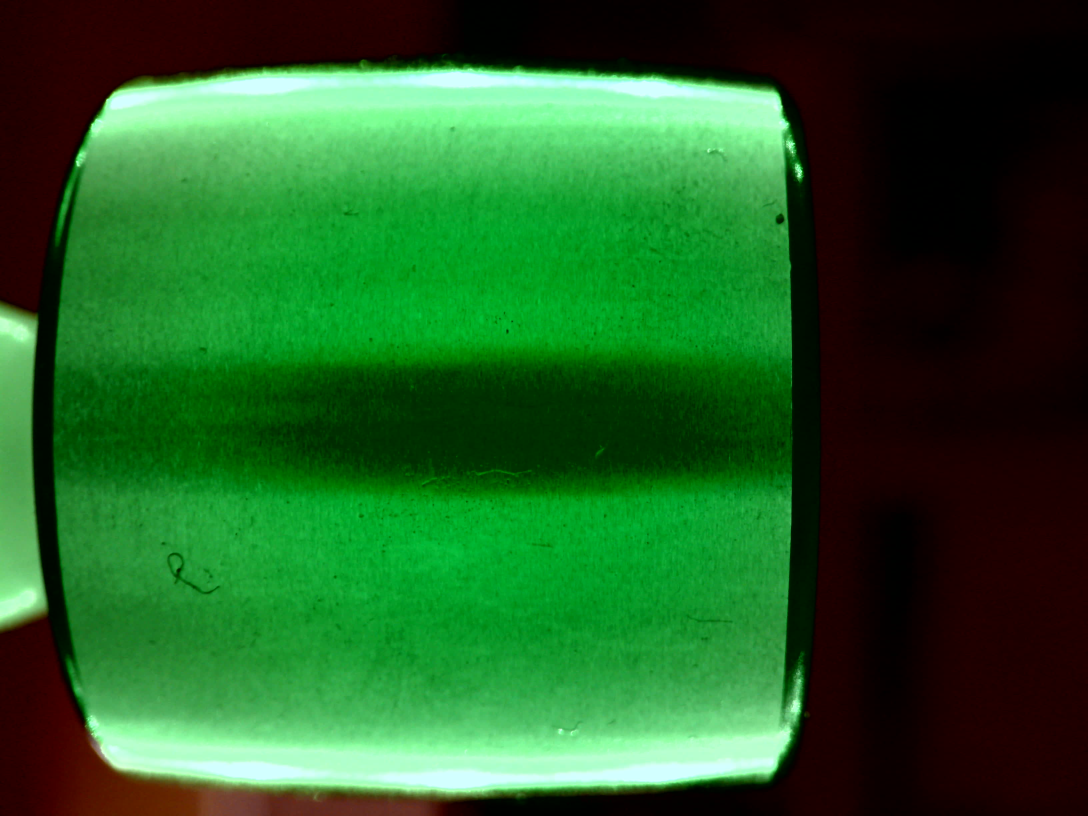
#> input picture cam/d01.jpg, 3264 x 2448 px, found by its file name (shown at 1/3 size)
$ python crop.py
#> lines starting #> are read from the running program, lines starting #| are printed output that depends on the picture; after the words box and inside, x2 and y2 are one past the last pixel; in counts of white or black regions, pixels touching at a corner belong together
### lib/image_lib.py
import sys
import os
import numpy as np
import matplotlib.pyplot as plt
from PIL import Image


def load_img(filename, size=(512, 512), color=False, array=True):

    """Load and return an image-object from the standard path."""
#> called with filename = 'd01.jpg', size = (800, 800), color = False, array = True
    path = os.getcwd()
    test_images_path = '/home/tintin/rongheng/cv/test_images/'
    os.chdir(test_images_path)
    try:
        img = Image.open(filename)
#> img is the input picture: PIL image 3264x2448 RGB; mean R, G, B 35.2, 95.7, 38.4
    except FileNotFoundError:
        print("Error: Image", filename ,"not found")
        sys.exit(1)
    # Back to original path
    os.chdir(path)

    height, width = size
    img.thumbnail((width, height))
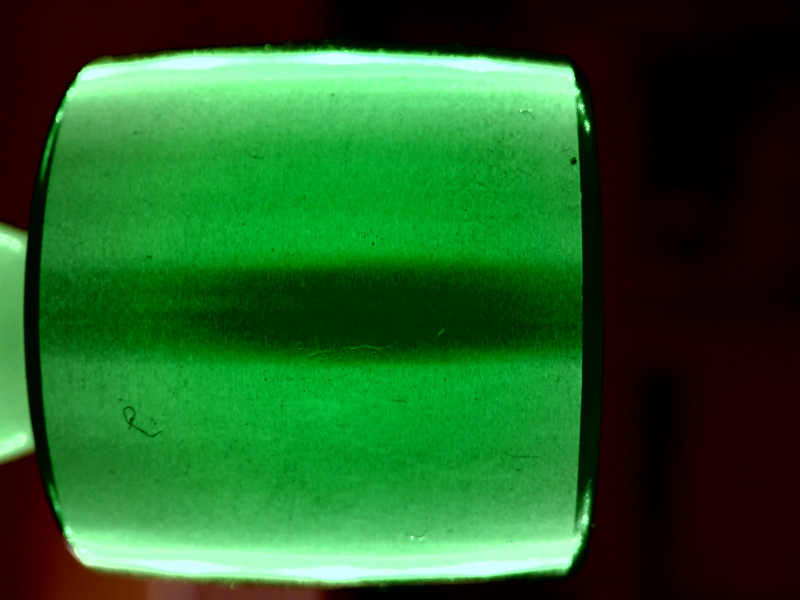
#> img: PIL image 800x600 RGB; mean R, G, B 35.3, 95.8, 38.4

    if not color:
        # convert to grayscale
        img = img.convert('L')
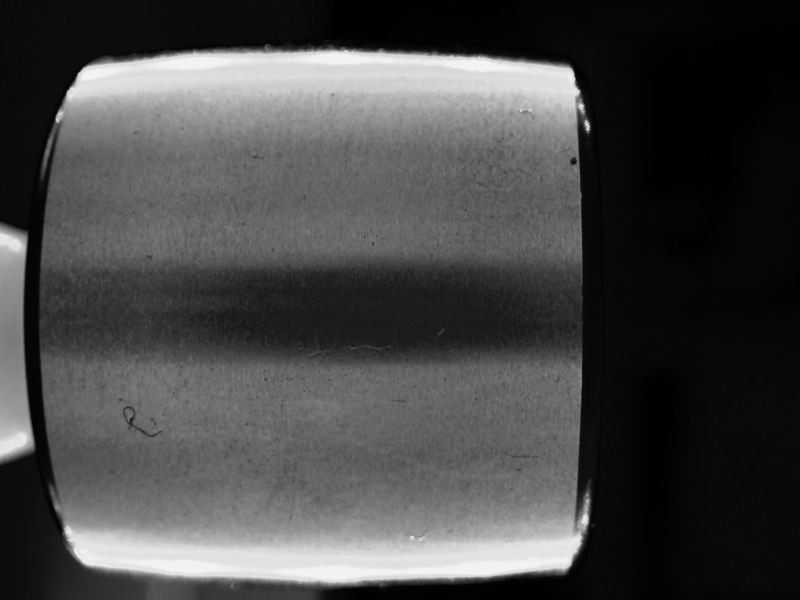
#> img: PIL image 800x600 L; min 0, max 243, mean 71.2

    if array:
        # return as np.array
        img_array = np.array(img)
        return img_array
    else:
        # return as Pillow.Image
        return img


# [78 lines left out: functions save_img, img_list, resize_img, show_hist, eq_hist, show_img and 1 more, not called in this run]


# [9 lines that do not run on import are left out]

### lib/edge_lib.py
"""Functions to calculate image derivatives."""

import numpy as np
import matplotlib.pyplot as plt
import scipy.ndimage as filters


# [50 lines left out: functions threshold, derivative, harris_response, not called in this run]


def get_points(array, threshold=0,sort=True, min_dist=0):
    """
    Return coordinates of as a dictionary, by default sorted by value in the array.
    If min_distance is set ignore other points in the vicinity.
    """

    # get coordinates of entries that are non zero
    coords = [tuple(c) for c in np.argwhere(array>threshold)]
    # ... and their values
    values = [array[x, y] for x,y in coords]

    points = []

    for i, value in enumerate(values):
        points.append(tuple([coords[i], value]))

    if sort:
        points.sort(key=lambda point: point[1], reverse=True)

    if min_dist:
        # store allowed point locations in array
        allowed_locations = np.ones(array.shape)
         # not on the edges of the image
        allowed_locations[min_dist:-min_dist, min_dist:-min_dist] = 0

        # select the best points taking min_distance into account
        filtered_points = []

        for point in points:
            x,y = point[0]

            if allowed_locations[x,y] == 0:
                filtered_points.append(point)
                allowed_locations[(x - min_dist):
                                  (x + min_dist),

                                  (y - min_dist):
                                  (y + min_dist)] = 1

            points = filtered_points
    return points


# [10 lines left out: function overlay_points, not called in this run]

### lib/crop.py
import numpy as np

import sys
sys.path.append("/home/tintin/rongheng/cv/")
from lib.image_lib import show_img, load_img
import lib.edge_lib as edge

from scipy.ndimage import morphology as morph_n

from skimage.filters import sobel
import skimage.feature as feature
import skimage.morphology as morph

from scipy import ndimage as nd


img = load_img('d01.jpg', size=(800, 800))

h, w = img.shape
#> h = 600; w = 800
size = h*w
#> size = 480000

markers = np.zeros_like(img)
markers[img > 255*0.05] = 1
markers[img > 255*0.6] = 0

erosion = morph_n.binary_erosion(markers, iterations=20)

labled, _ = nd.label(erosion)

bearing = morph.remove_small_objects(labled, size*0.2)
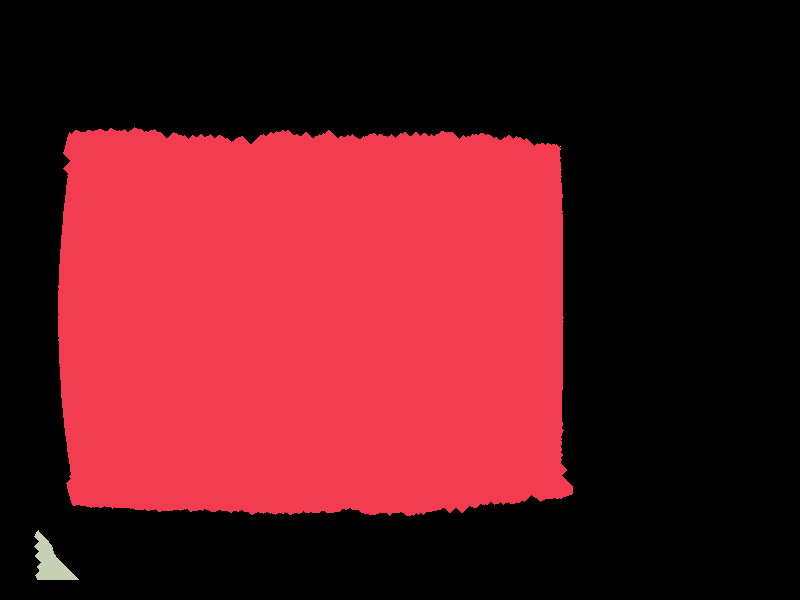
#> labled: shape (600, 800) int32; 4 distinct labels, from 0 to 3; one colour per label, 0 black

mask = morph.convex_hull_image(bearing)
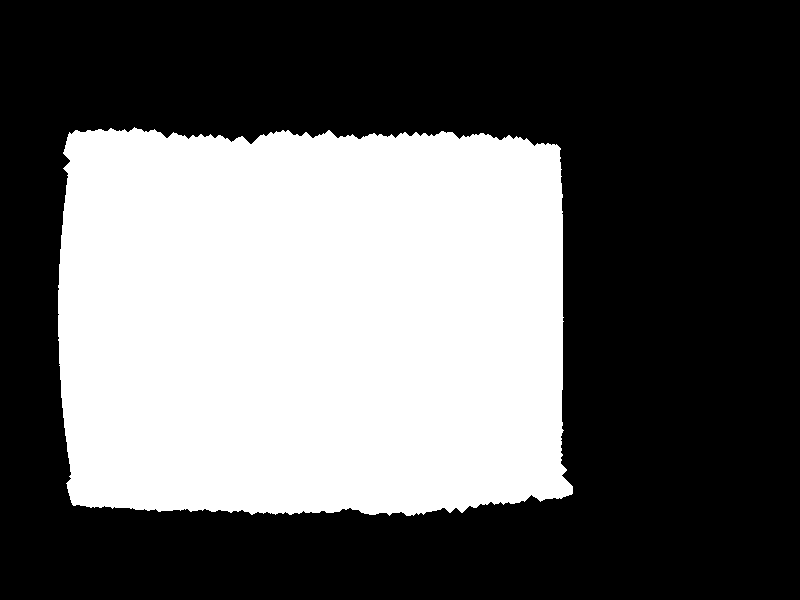
#> bearing: shape (600, 800) int32; values 0 (black) and 1 (white), 39% white; 1 white region, box (x1, y1, x2, y2) and area: (58, 127, 573, 516) 187046

inside = morph_n.binary_erosion(mask, iterations=4)
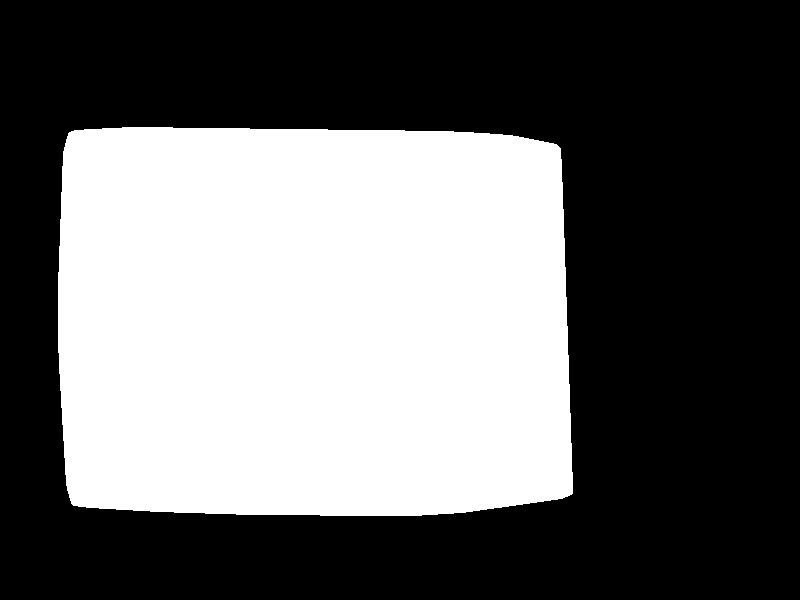
#> mask: shape (600, 800) bool; 40.1% white; 1 white region, box (x1, y1, x2, y2) and area: (58, 127, 573, 516) 192707
border = mask.astype(int) - inside.astype(int)
points = edge.get_points(border)
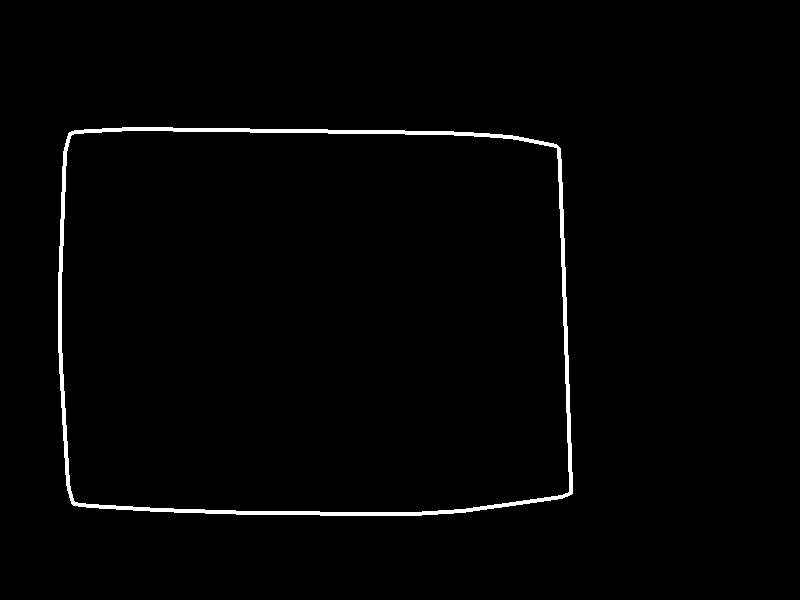
#> border: shape (600, 800) int64; values 0 (black) and 1 (white), 1.4% white; 1 white region, box (x1, y1, x2, y2) and area: (58, 127, 573, 516) 6803

import matplotlib.pyplot as plt

coords = [point[0] for point in points]
x = [coord[0] for coord in coords]
#> x = 6803 values from 127 to 515
y = [coord[1] for coord in coords]

plt.plot(x, y, "r*")
plt.show()
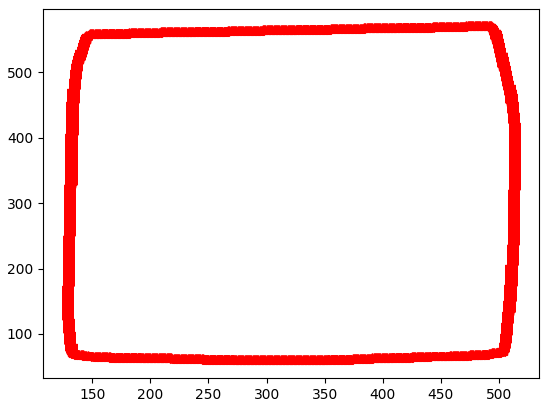
#> figure drawn by matplotlib, 1 panel
